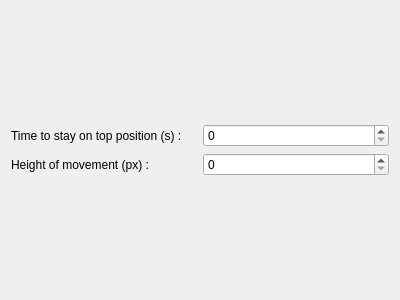
<ui version="4.0" >
 <class>solidNotifierConfig</class>
 <widget class="QWidget" name="solidNotifierConfig" >
  <property name="geometry" >
   <rect>
    <x>0</x>
    <y>0</y>
    <width>400</width>
    <height>300</height>
   </rect>
  </property>
  <property name="windowTitle" >
   <string>Form</string>
  </property>
  <layout class="QGridLayout" >
   <item row="0" column="0" >
    <layout class="QVBoxLayout" >
     <property name="spacing" >
      <number>6</number>
     </property>
     <property name="leftMargin" >
      <number>0</number>
     </property>
     <property name="topMargin" >
      <number>0</number>
     </property>
     <property name="rightMargin" >
      <number>0</number>
     </property>
     <property name="bottomMargin" >
      <number>0</number>
     </property>
     <item>
      <layout class="QHBoxLayout" >
       <property name="spacing" >
        <number>6</number>
       </property>
       <property name="leftMargin" >
        <number>0</number>
       </property>
       <property name="topMargin" >
        <number>0</number>
       </property>
       <property name="rightMargin" >
        <number>0</number>
       </property>
       <property name="bottomMargin" >
        <number>0</number>
       </property>
       <item>
        <widget class="QLabel" name="labelSize_2" >
         <property name="text" >
          <string>Time to stay on top position (s) :</string>
         </property>
        </widget>
       </item>
       <item>
        <widget class="QSpinBox" name="spinTime" >
         <property name="toolTip" >
          <string>Change clock size</string>
         </property>
         <property name="whatsThis" >
          <string>Set a new size for the clock between 0 and 500. The size is the square side that contains the clock.</string>
         </property>
         <property name="maximum" >
          <number>500</number>
         </property>
        </widget>
       </item>
      </layout>
     </item>
     <item>
      <layout class="QHBoxLayout" >
       <property name="spacing" >
        <number>6</number>
       </property>
       <property name="leftMargin" >
        <number>0</number>
       </property>
       <property name="topMargin" >
        <number>0</number>
       </property>
       <property name="rightMargin" >
        <number>0</number>
       </property>
       <property name="bottomMargin" >
        <number>0</number>
       </property>
       <item>
        <widget class="QLabel" name="labelSize" >
         <property name="text" >
          <string>Height of movement (px) :</string>
         </property>
        </widget>
       </item>
       <item>
        <widget class="QSpinBox" name="spinHeight" >
         <property name="toolTip" >
          <string>Change clock size</string>
         </property>
         <property name="whatsThis" >
          <string>Set a new size for the clock between 0 and 500. The size is the square side that contains the clock.</string>
         </property>
         <property name="maximum" >
          <number>500</number>
         </property>
        </widget>
       </item>
      </layout>
     </item>
    </layout>
   </item>
  </layout>
 </widget>
 <resources/>
 <connections/>
</ui>
